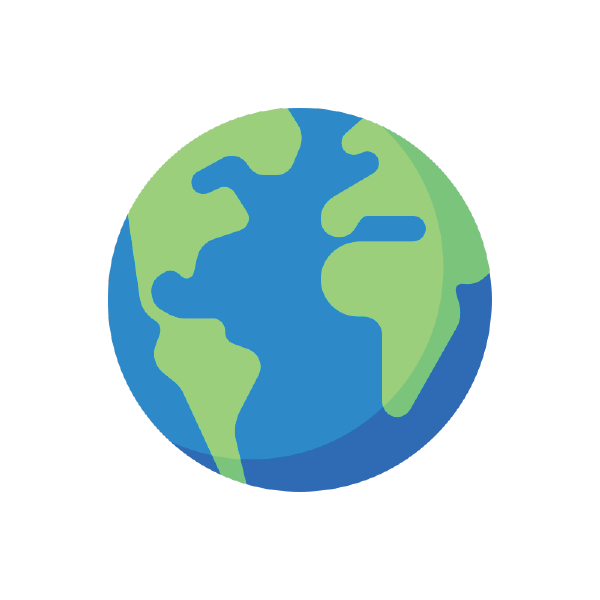
#> input picture images/Untitled-1.png, 600 x 600 px
$ python animate.py
#> lines starting #> are read from the running program, lines starting #| are printed output that depends on the picture
import matplotlib.pyplot as plt
import numpy as np
from PIL import Image
import io
import os

# Function to create a single frame and save it as a PNG
def create_frame(position, total_cows, frame_number, earth_image, moon_image, cow_image):
    fig, ax = plt.subplots(figsize=(12, 4), dpi=100)

    ax.set_xlim(0, total_cows + 4)
    ax.set_ylim(-1, 1)
    ax.axis('off')

    # Draw Earth
    ax.imshow(earth_image, extent=[0, 2, -1, 1])

    # Draw Moon
    ax.imshow(moon_image, extent=[total_cows + 2, total_cows + 4, -1, 1])

    # Calculate the space between the Earth and the Moon
    start_pos = 2
    end_pos = total_cows + 2
    cow_step = (end_pos - start_pos) / (total_cows + 1)  # Adjusted to fit within bounds

    # Draw cows stacking horizontally
    for i in range(position + 1):
        ax.imshow(cow_image, extent=[start_pos + i * cow_step, start_pos + (i + 1) * cow_step, -0.5, 0.5])

    # Save frame as PNG
    frame_path = f"frame_{frame_number:03d}.png"
    plt.savefig(frame_path)
    plt.close(fig)
    return frame_path

# Load PNG images
def load_image(image_path):
#> called with image_path = 'images/Untitled-1.png'
    return np.array(Image.open(image_path))
#> returned value is the input picture: shape (600, 600, 4); mean R, G, B, A 201.9, 225.1, 225.7, 82

# Parameters
total_cows = 10
total_frames = total_cows + 10

# Define the paths to the images in the subfolder
earth_image_path = 'images/Untitled-1.png'
moon_image_path = 'images/Untitled-1-02.png'
cow_image_path = 'images/Untitled-1-03.png'

# Load the images
earth_image = load_image(earth_image_path)
moon_image = load_image(moon_image_path)
#> call 2 of load_image, with image_path = 'images/Untitled-1-02.png'
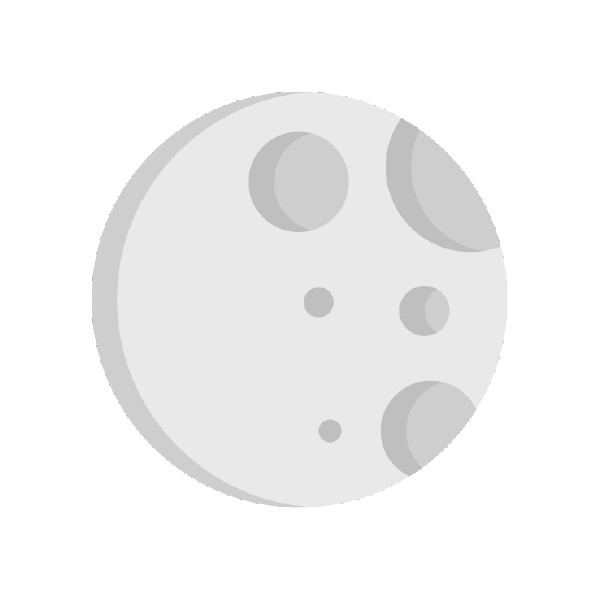
#> input picture images/Untitled-1-02.png, 600 x 600 px
#> in load_image, returned value is the input picture: shape (600, 600, 4); mean R, G, B, A 243.4, 243.3, 243.7, 96.3
cow_image = load_image(cow_image_path)
#> call 3 of load_image, with image_path = 'images/Untitled-1-03.png'
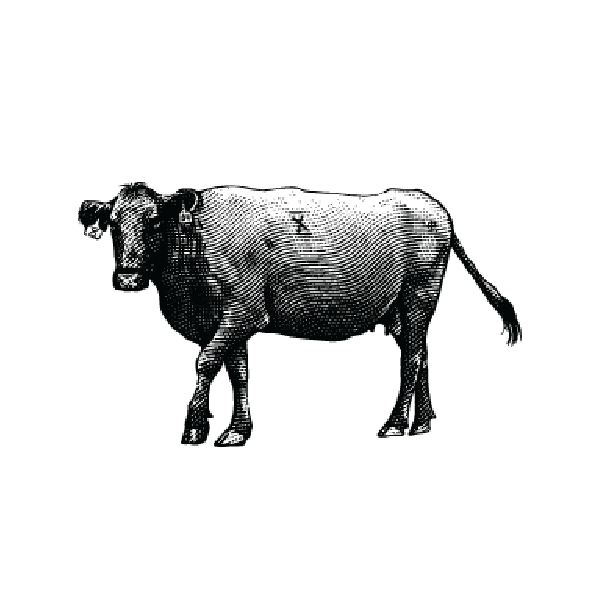
#> input picture images/Untitled-1-03.png, 600 x 600 px
#> in load_image, returned value is the input picture: shape (600, 600, 4); mean R, G, B, A 227.6, 227.9, 227.9, 39.9

# Create frames
frame_paths = []
for i in range(total_frames):
    frame_path = create_frame(min(i, total_cows), total_cows, i, earth_image, moon_image, cow_image)
    frame_paths.append(frame_path)
#> this loop made 20 passes
#> frame_path on passes 1 to 12: 'frame_000.png', 'frame_001.png', 'frame_002.png', 'frame_003.png', 'frame_004.png', 'frame_005.png', 'frame_006.png', 'frame_007.png', 'frame_008.png', 'frame_009.png', 'frame_010.png', 'frame_011.png'
#> pass 1, in create_frame, `plt.savefig(frame_path)`:
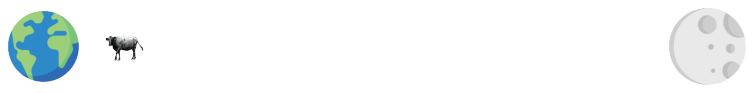
#> figure drawn by matplotlib, 1 panel
#> after the loop, frame_paths = 20 items, first 6: 'frame_000.png', 'frame_001.png', 'frame_002.png', 'frame_003.png', 'frame_004.png', 'frame_005.png'

# Create GIF
frames = [Image.open(frame) for frame in frame_paths]
#> frames = 20 items
frames[0].save('cow_stack.gif', save_all=True, append_images=frames[1:], duration=100, loop=0)
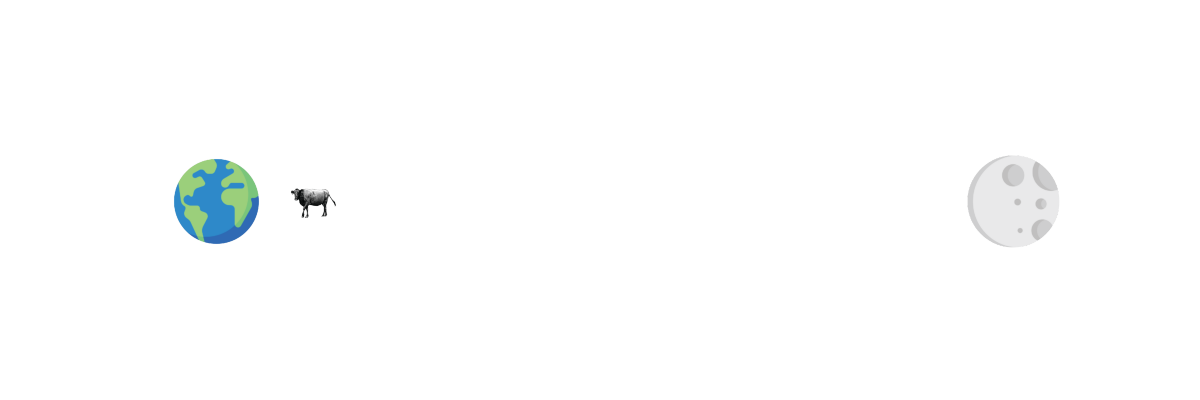
#> saved as cow_stack.gif: PIL image 1200x400 RGBA; mean R, G, B, A 252.4, 253.3, 253.3, 255

# Clean up temporary frame files
for frame_path in frame_paths:
    os.remove(frame_path)
